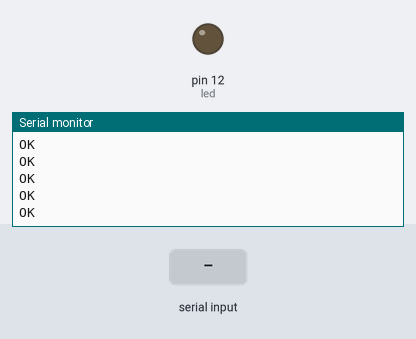
Bench run of a sketch on a simulated Arduino Uno, built with avr-gcc and run on an emulated ATmega328P. Shown: output pins drawn as LEDs (lit = HIGH), the last lines printed to the serial monitor. The test bench sets the inputs (shaded band). The modem accepts every AT command (registered, SIM ready, sends succeed) and sends nothing else.

Above: at 8.3 s.
8.4 s: "+" received over Serial
At 10.1 s:
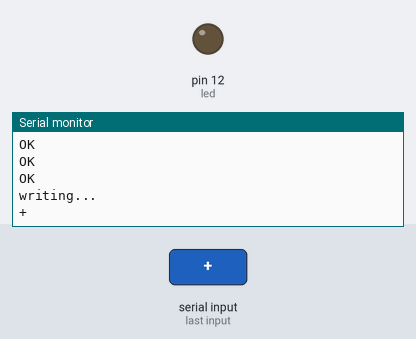
10.9 s: "+" received over the second serial link
At 11.2 s:
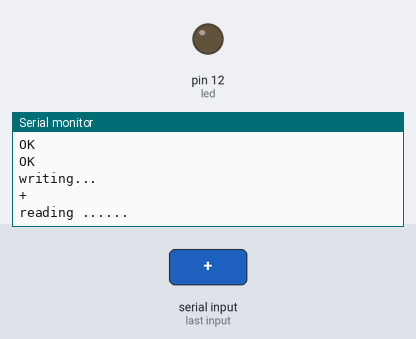
12.4 s: "90,45,200\n" received over Serial
At 14.6 s:
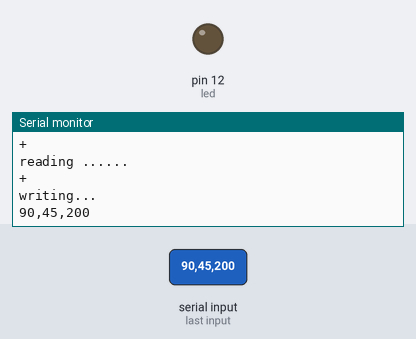
14.9 s: "90,45\n" received over the second serial link
At 16.2 s:
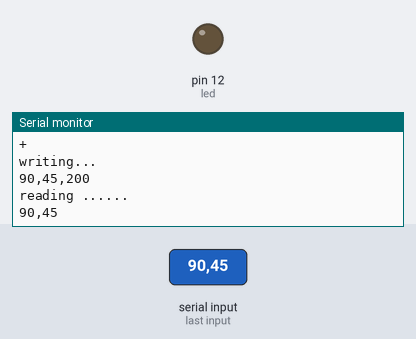
17.4 s: "I90\n" received over Serial
At 19.5 s:
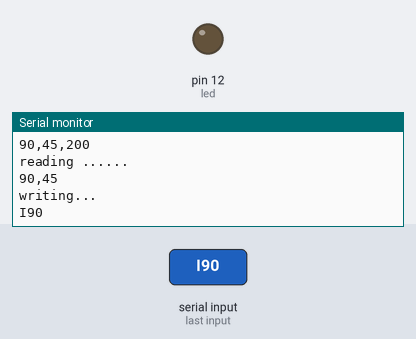
19.9 s: "I,45\n" received over the second serial link
At 21.2 s:
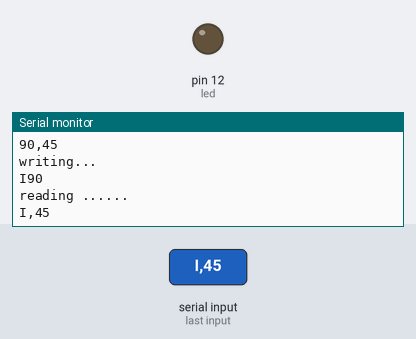

Measured:
- after the input at 8.4 s, the serial monitor: prints a new line at once (image 1)
- after the input at 10.9 s, the serial monitor: prints a new line at once (image 2)
- after the input at 12.4 s, the serial monitor: prints a new line at once (image 3)
- after the input at 14.9 s, the serial monitor: prints a new line at once (image 4)
- after the input at 17.4 s, the serial monitor: prints a new line at once (image 5)
- after the input at 19.9 s, the serial monitor: prints a new line at once (image 6)

The sketch:

CENTRE_VEHICLE_AP.ino
```cpp
#include<SoftwareSerial.h>
SoftwareSerial wifi(7, 8);//Rx,Tx
int x = 1, y = 1;
int x2, y2, ip; // x and y of device 2
float phie;//angle of another
int r1 = 6, r2 = 6;
int led = 12, buzz = 13;
int distance;

void setup() {
  // put your setup code here, to run once:
  pinMode(led, OUTPUT);
  pinMode(led, OUTPUT);
  wifi.begin(9600);
  Serial.begin(9600);
  wifi.println("AT+RST");
  Serial.println(wifi.readString());
  wifi.println("AT");
  Serial.println(wifi.readString());
  wifi.println("AT+CWQAP");
  Serial.println(wifi.readString());
  wifi.println("AT+CWMODE=2");
  Serial.println(wifi.readString());
  wifi.println("AT+CWSAP=\"DEVICE1\",\"12345678\",4,0");
  Serial.println(wifi.readString());
  //RESET
  wifi.println("AT+CIPMUX=1");
  Serial.println(wifi.readString());
  wifi.println("AT+CIPSERVER=1,53");
  Serial.println(wifi.readString());
}

void analyze()
{
  distance = (sqrt(pow((x2 - 1), 2) + pow((y2 - 1), 2)));
  Serial.print("distance=");
  Serial.println(distance);
  if (distance <= r1 + r2)
  {
    Serial.print("\t\t UNSAFE\t\t");
    Serial.println();
    digitalWrite(led, HIGH);
    tone(buzz, 2000);
    //delay(100);
    //digitalWrite(led, LOW);
    noTone(buzz);
    //delay(100);

    tone(buzz, 2000);
    //delay(100);
    noTone(buzz);
    delay(100);

    tone(buzz, 2000);
    delay(100);
    noTone(buzz);
    //delay(100);

    tone(buzz, 2000);
    //delay(100);
    noTone(buzz);
    //delay(100);
  }
  if (distance > r1 + r2)
  {
    Serial.print("\t\t SAFE\t\t");
    Serial.println();
    //movenormal();
    digitalWrite(led, LOW);
    digitalWrite(buzz, LOW);
  }
}

void loop() {
  // put your main code here, to run repeatedly:
  while (wifi.available())
  {
    Serial.println("reading ......");
    String st = "";
    st = wifi.readString();
    if (st[2] == '+' && st[3] == 'I' && st[4] == 'P' && st[5] == 'D')
    {
      // extracting x2 and y2 of device 2
      Serial.println("Received extracting x2 and y2");
      for (int i = 9; st[i] != NULL; i++) {
        {
          if (st[i] == 'X')
          {
            String instring = "";
            x2 = 0;
            y2 = 0;
            phie = 0;
            i++;
            while (st[i] != 'Y')
            {
              instring += st[i];
              i++;
            }
            x2 = x2 + instring.toInt();
            Serial.println(x2);

            instring = "";
            i++;
            while (st[i] != 'T')
            {
              //Serial.print(st[i]);
              instring += st[i];
              i++;
            }
            y2 = y2 + instring.toInt();
            Serial.println(y2);

            instring = "";
            i++;
            while (st[i] != 'E')
            {
              //Serial.print(st[i]);
              instring += st[i];
              i++;
            }
            ip = ip + instring.toInt();
            phie = (ip / 100.00);
            Serial.println(phie);
          }
        }
      }
    }
    /*for (int i = 0; st[i] != NULL; i++) {
      Serial.print("st[");
      Serial.print(i);
      Serial.print("]= ");
      Serial.println(st[i]);
      }*/

    Serial.print(st);
    Serial.println();
    st = "";
  }
  while (Serial.available()) {
    Serial.println("writing...");
    String st1 = "";
    st1 = Serial.readString();
    Serial.println(st1);
    wifi.println(st1);
    st1 = "";
  }
}
```
